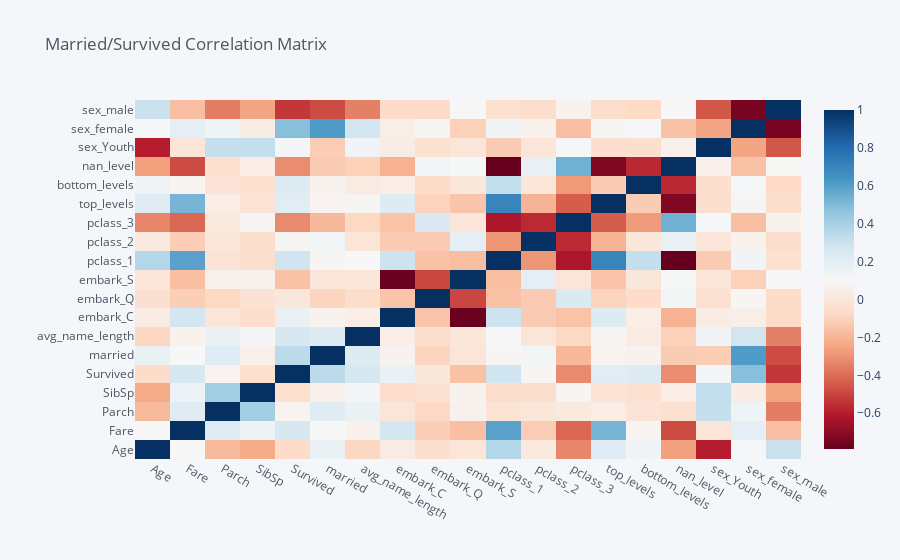

Notebook code for this chart:
### Markdown cell above
## Final Cell of Analysis

### Code cell
display(df.iloc[:TRAIN_NUM])
df.iloc[:TRAIN_NUM].corr().iplot(kind='heatmap',colorscale="RdBu", title="Married/Survived Correlation Matrix")
print(summary(df))

### Figure 1 — Plotly figure (JSON) as saved in the notebook; plotly's stock layout.template omitted (floating-point values rounded to 4 significant figures; data arrays with more than 128 entries replaced by an {"elided": "..."} marker saying what was removed)
{"data": [{"colorscale": [[0, "rgb(103,0,31)"], [0.1, "rgb(178,24,43)"], [0.2, "rgb(214,96,77)"], [0.3, "rgb(244,165,130)"], [0.4, "rgb(253,219,199)"], [0.5, "rgb(247,247,247)"], [0.6, "rgb(209,229,240)"], [0.7, "rgb(146,197,222)"], [0.8, "rgb(67,147,195)"], [0.9, "rgb(33,102,172)"], [1, "rgb(5,48,97)"]], "type": "heatmap", "x": ["Age", "Fare", "Parch", "SibSp", "Survived", "married", "avg_name_length", "embark_C", "embark_Q", "embark_S", "pclass_1", "pclass_2", "pclass_3", "top_levels", "bottom_levels", "nan_level", "sex_Youth", "sex_female", "sex_male"], "y": ["Age", "Fare", "Parch", "SibSp", "Survived", "married", "avg_name_length", "embark_C", "embark_Q", "embark_S", "pclass_1", "pclass_2", "pclass_3", "top_levels", "bottom_levels", "nan_level", "sex_Youth", "sex_female", "sex_male"], "z": {"elided": "19x19 float values"}, "zmax": 1, "zmin": -0.7888}], "layout": {"legend": {"bgcolor": "#F5F6F9", "font": {"color": "#4D5663"}}, "paper_bgcolor": "#F5F6F9", "plot_bgcolor": "#F5F6F9", "title": {"font": {"color": "#4D5663"}, "text": "Married/Survived Correlation Matrix"}, "xaxis": {"gridcolor": "#E1E5ED", "showgrid": true, "tickfont": {"color": "#4D5663"}, "title": {"font": {"color": "#4D5663"}, "text": ""}, "zerolinecolor": "#E1E5ED"}, "yaxis": {"gridcolor": "#E1E5ED", "showgrid": true, "tickfont": {"color": "#4D5663"}, "title": {"font": {"color": "#4D5663"}, "text": ""}, "zerolinecolor": "#E1E5ED"}}}
